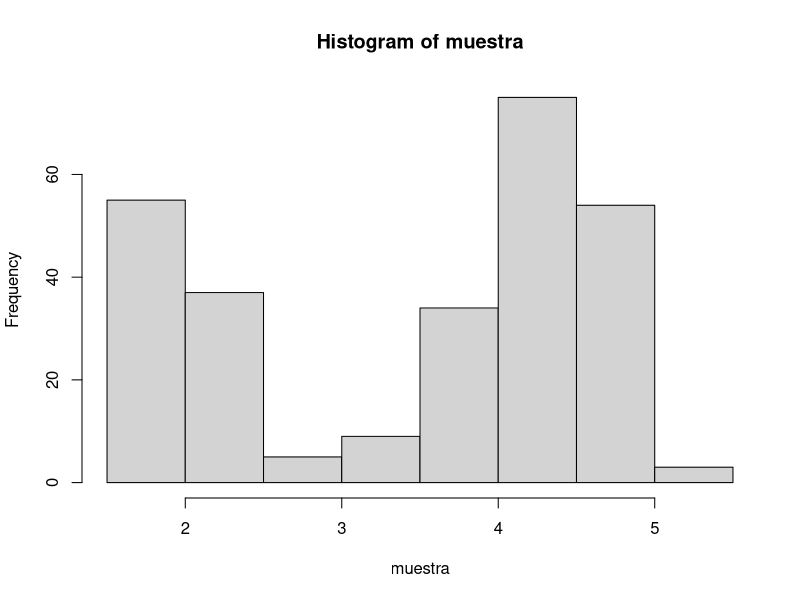
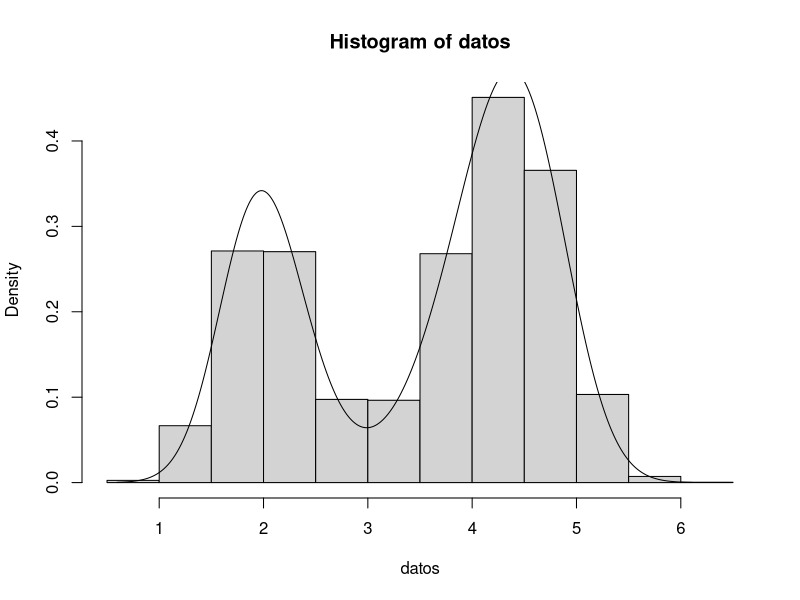

The R script that drew these images, in order:
rnucleo <- function(n, muestra, h){
  # genera n observaciones de una distribución correspondiente a un estimador
  # del núcleo (calculado con 'muestra') con núcleo gaussiano y parámetro de suavizado h
  y = sample(muestra, n, rep = TRUE) + rnorm(n, sd = h)
  return(y)
}

alpha <- 3
beta <- 6
n <- 10000
sample <- rbeta(n,alpha,beta)

muestra <- faithful$eruptions
estimador_nucleo <- density(muestra)
h <- estimador_nucleo$bw
hist(muestra)
datos <- rnucleo(10000, muestra, h)
hist(datos, freq = FALSE)
lines(estimador_nucleo$x, estimador_nucleo$y)
